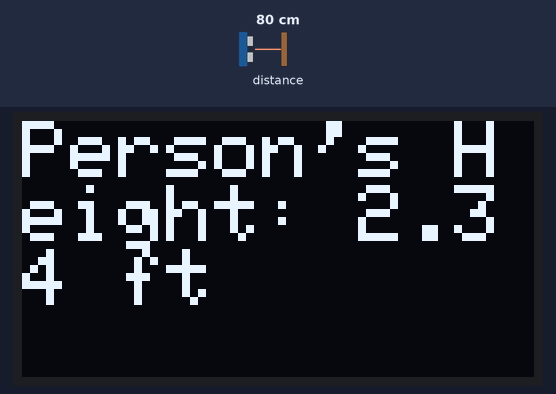
A sketch run on a simulated ESP8266 (NodeMCU). Parts: 128×64 one-colour display. Wiring (inferred from the names in the program): ultrasonic range finder: trigger D4; echo D3. Inputs (shaded band) come from the test bench; at power-on: distance to the obstacle 80 cm. The echo pulse lasts 58.3 µs per cm; WiFi joins after 1.5 s; servers stay silent unless stated; no MQTT or app messages arrive unless stated; what the sketch prints to the serial monitor is not drawn.

Above: at 3.2 s.
3.3 s: distance to the obstacle set to 2 cm
At 5.0 s:
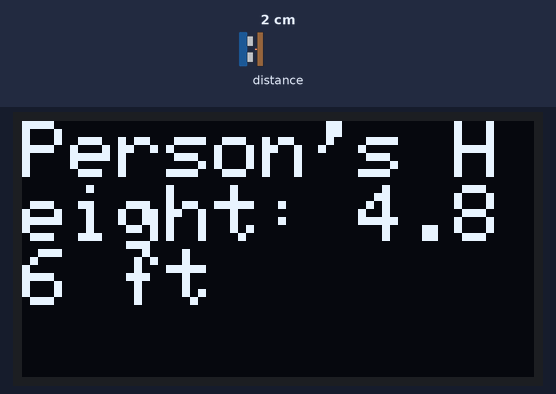
5.6 s: distance to the obstacle set to 4 cm
At 7.3 s:
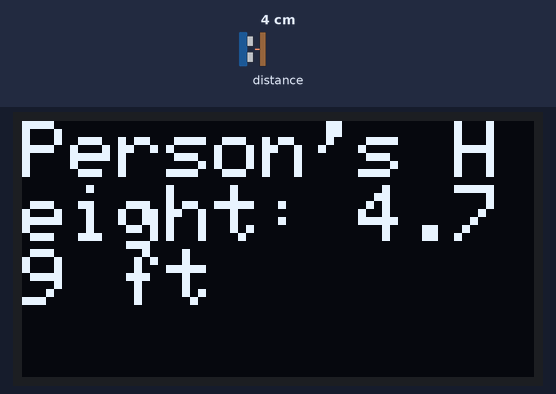
7.7 s: distance to the obstacle set to 9 cm
At 9.7 s:
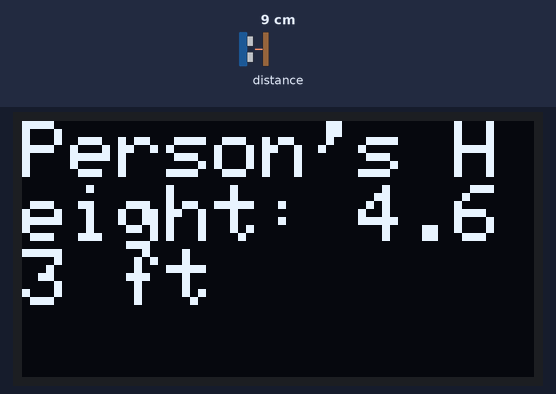
Timing chart, 0 to 11.2 s (numbered marks = the images above; inputs shaded):
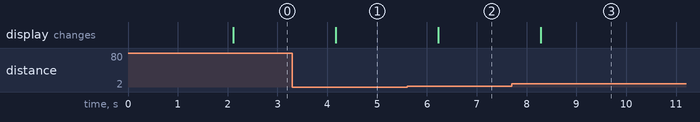

Measured:
- after the input at 3.3 s, the display: changes after 0.87 s (image 1)
- after the input at 5.6 s, the display: changes after 0.63 s (image 2)
- after the input at 7.7 s, the display: changes after 0.58 s (image 3)

The sketch:

height_Calculation.ino
```cpp
#include <Wire.h>
#include <ESP8266WiFi.h>

#include <Adafruit_GFX.h>
#include <Adafruit_SSD1306.h>
#include <PubSubClient.h> // Include the PubSubClient library

#define SCREEN_WIDTH 128
#define SCREEN_HEIGHT 64

// Define your WiFi and MQTT broker details

const char* ssid = "OnePlus 8 Pro";
const char* password = "1234567890";
const char* mqtt_server = "173.212.249.30";
const char* mqtt_username = "smps";
const char* mqtt_password = "smps1234";


WiFiClient espClient;
PubSubClient client(espClient);

Adafruit_SSD1306 display(SCREEN_WIDTH, SCREEN_HEIGHT, &Wire, -1);

const int triggerPin = D4;
const int echoPin = D3;
const float referenceHeight = 4.92;

void setup() {
  Serial.begin(9600);

  if (!display.begin(SSD1306_SWITCHCAPVCC, 0x3C)) {
    Serial.println(F("SSD1306 allocation failed"));
    for (;;);
  }

  display.clearDisplay();
  display.setTextSize(1);
  display.setTextColor(SSD1306_WHITE);
  display.setCursor(0, 0);
  display.println("Initial setup...");

  pinMode(triggerPin, OUTPUT);
  pinMode(echoPin, INPUT);

  // Connect to Wi-Fi
  WiFi.begin(ssid, password);
  while (WiFi.status() != WL_CONNECTED) {
    delay(1000);
    Serial.println("Connecting to WiFi...");
  }
  Serial.println("Connected to WiFi");

  // Configure MQTT
  client.setServer(mqtt_server, 1883);
  client.setCallback(callback);

  // Connect to MQTT broker
  while (!client.connected()) {
    Serial.println("Connecting to MQTT...");
    if (client.connect("ESP8266Client", mqtt_username, mqtt_password)) {
      Serial.println("Connected to MQTT broker");
    } else {
      Serial.print("MQTT connection failed, rc=");
      Serial.print(client.state());
      Serial.println(" Trying again in 5 seconds...");
      delay(5000);
    }
  }
}

void loop() {
    if (!client.connected()) {
    reconnect();
  }
  // Trigger the USS to send a pulse
  Serial.print("hello");
  digitalWrite(triggerPin, LOW);
  delayMicroseconds(2);
  digitalWrite(triggerPin, HIGH);
  delayMicroseconds(10);
  digitalWrite(triggerPin, LOW);

  // Measure the time it takes for the pulse to return
  long duration = pulseIn(echoPin, HIGH);

  // Calculate distance in inches
  float distanceInches = duration * 0.0133 / 2.0;

  // Convert distance to feet
  float distanceFeet = distanceInches / 12.0;

  // Calculate person's height
  float personHeight = referenceHeight - distanceFeet;

  // Clear the display
  display.clearDisplay();

  // Print the calculated values on OLED
  display.setTextSize(2);
  display.setTextColor(SSD1306_WHITE);
  display.setCursor(0, 0);

  display.print("Person's Height: ");
  display.print(personHeight, 2);
  display.println(" ft");

  display.display();

  // Publish the person's height to MQTT
  char message[10];
    snprintf(message, sizeof(message), "%.2f", personHeight);
  client.publish("height", message);

  // Print the calculated values on Serial Monitor
  Serial.print("Distance: ");
  Serial.print(distanceFeet, 2);
  Serial.print(" feet\t");
  Serial.print("Person's Height: ");
  Serial.print(personHeight, 2);
  Serial.println(" feet");

  delay(1000); // Delay before the next measurement
}

void callback(char* topic, byte* payload, unsigned int length) {
  // Handle incoming MQTT messages if needed
}

void reconnect() {
  while (!client.connected()) {
    Serial.println("Attempting MQTT connection...");
    if (client.connect("ESP8266Client", mqtt_username, mqtt_password)) {
      Serial.println("Connected to MQTT broker");
    } else {
      Serial.print("Failed, rc=");
      Serial.print(client.state());
      Serial.println(" Trying again in 5 seconds");
      delay(5000);
    }
  }
}
```
